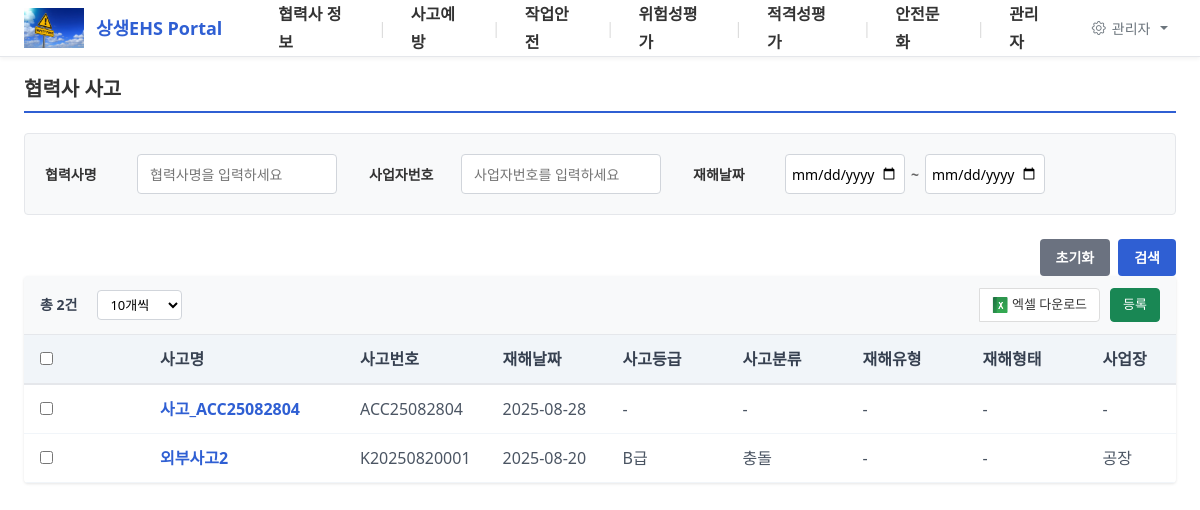
Screenshot of /partner-accident with the database file from the repository.
### tables this page shows
CREATE TABLE accidents_cache (
                id INTEGER PRIMARY KEY AUTOINCREMENT,
                business_number TEXT NOT NULL,
                accident_date TEXT,
                accident_type TEXT,
                accident_location TEXT,
                accident_description TEXT,
                injury_level TEXT,
                injured_count INTEGER,
                cause_analysis TEXT,
                preventive_measures TEXT,
                report_date TEXT,
                reporter_name TEXT,
                synced_at DATETIME DEFAULT CURRENT_TIMESTAMP, custom_data TEXT, accident_number TEXT, accident_name TEXT, accident_time TEXT, accident_datetime TEXT, accident_grade TEXT, injury_type TEXT, injury_form TEXT, workplace TEXT, building TEXT, floor TEXT, location_detail TEXT, day_of_week TEXT, responsible_company1 TEXT, responsible_company1_no TEXT, responsible_company2 TEXT, responsible_company2_no TEXT, is_deleted INTEGER DEFAULT 0, major_category TEXT, location_category TEXT,
                FOREIGN KEY (business_number) REFERENCES partners_cache (business_number)
            );

### app.py (the view)
@app.route("/partner-accident")
def partner_accident_route():
    return partner_accident()

### app.py (called while the page is built, shortened)
def get_db_connection(timeout=10.0):
    conn = sqlite3.connect(db_config.local_db_path, timeout=timeout)
    cursor = conn.cursor()
    cursor.execute("PRAGMA journal_mode=WAL")
    cursor.execute("PRAGMA busy_timeout=5000")
    cursor.execute("PRAGMA synchronous=NORMAL")
    return conn

def from_json_filter(value):
    try:
        return pyjson.loads(value) if value else []
    except:
        return []

def init_sample_data():
    conn = partner_manager.db_config.get_sqlite_connection()
    cursor = conn.cursor()
    try:
        cursor.execute("SELECT COUNT(*) FROM partners_cache")
        count = cursor.fetchone()[0]
        cursor.execute("PRAGMA table_info(partners_cache)")
        columns = [col[1] for col in cursor.fetchall()]
        if count > 0:
            conn.close()
            return
    except Exception as e:
        logging.warning(f"데이터 확인 중 오류: {e}")

@app.before_request
def before_request():
    if request.path != '/data-recovery':
        init_db()

@app.after_request
def add_header(response):
    response.headers['Cache-Control'] = 'no-cache, no-store, must-revalidate'
    response.headers['Pragma'] = 'no-cache'
    response.headers['Expires'] = '0'
    return response

### database_config.py (called while the page is built)
def execute_SQL(query):
    if not IQADB_AVAILABLE:
        raise Exception("IQADB_CONNECT310 모듈을 사용할 수 없습니다.")
    conn = iqadb1()
    try:
        with conn.cursor() as cur:
            cur.execute(query)
            data = cur.fetchall()
            col_names = [desc[0] for desc in cur.description]
            df = pd.DataFrame(data, columns=col_names)
            return df
    except Exception as e:
        print(f"[ERROR] execute_SQL 실행 중 오류: {e}")
        traceback.print_exc()
        raise e
    finally:
        conn.close()

    def get_sqlite_connection(self):
        return sqlite3.connect(self.local_db_path)

### templates/partner-accident.html (shortened to what this page needs)
{% extends "base.html" %}
{% from 'includes/table_controls.html' import render_table_controls %}
{% from 'includes/search_controls.html' import render_search_section, render_search_buttons %}
{% block content %}
<div class="page-header">
    <h2 class="page-title">협력사 사고</h2>
</div>
<div class="search-section">
    <form method="GET" class="search-form">
        <div class="search-fields">
            <div class="search-group">
                <label>협력사명</label>
                <input type="text" name="company_name" value="{{ request.args.get('company_name', '') }}" placeholder="협력사명을 입력하세요">
            </div>
            <div class="search-group">
                <label>사업자번호</label>
                <input type="text" name="business_number" value="{{ request.args.get('business_number', '') }}" placeholder="사업자번호를 입력하세요">
            </div>
            <div class="search-group range-group">
                <label>재해날짜</label>
                <div class="range-inputs">
                    <input type="date" name="accident_date_start" value="{{ request.args.get('accident_date_start', '') }}" placeholder="시작일">
                    <span class="range-separator">~</span>
                    <input type="date" name="accident_date_end" value="{{ request.args.get('accident_date_end', '') }}" placeholder="종료일">
                </div>
            </div>
        </div>
    </form>
</div>
{{ render_search_buttons() }}
<div class="table-section">
    {{ render_table_controls(total_count, show_excel=True, show_register=True) }}
    <div class="table-wrapper">
        <table class="data-table">
            <thead>
                <tr>
                    <th style="width: 40px;"><input type="checkbox" id="selectAll" onchange="toggleSelectAll()"></th>
                    <th class="fixed-col">사고명</th>
                    <th>사고번호</th>
                    <th>재해날짜</th>
                    <th>사고등급</th>
                    <th>사고분류</th>
                    <th>재해유형</th>
                    <th>재해형태</th>
                    <th>사업장</th>
                </tr>
            </thead>
            <tbody>
                {% for accident in accidents %}
                <tr>
                    <td style="width: 40px;">
                        <input type="checkbox" class="accident-checkbox" value="{{ accident.id }}" onchange="updateDeleteButton()">
                    </td>
                    <td class="fixed-col">
                        <a href="javascript:void(0)" class="company-link" onclick="openAccidentModal('{{ accident.id }}')">{{ accident.accident_name }}</a>
                    </td>
                    <td>{{ accident.accident_number }}</td>
                    <td>{{ accident.accident_date }}</td>
                    <td>{{ accident.accident_grade or '-' }}</td>
                    <td>{{ accident.accident_type or '-' }}</td>
                    <td>{{ accident.disaster_type or '-' }}</td>
                    <td>{{ accident.disaster_form or '-' }}</td>
                    <td>{{ accident.workplace or '-' }}</td>
                </tr>
                {% else %}
                <tr>
                    <td colspan="{{ 19 + dynamic_columns|length }}" class="no-data">검색 결과가 없습니다.</td>
                </tr>
                {% endfor %}
            </tbody>
        </table>
    </div>
</div>
{% endblock %}

### templates/base.html (shortened to what this page needs)
<!DOCTYPE html>
<html lang="ko">
<head>
    <link href="https://cdn.jsdelivr.net/npm/bootstrap@5.1.3/dist/css/bootstrap.min.css" rel="stylesheet">
    <link href="https://cdn.jsdelivr.net/npm/bootstrap-icons@1.8.1/font/bootstrap-icons.css" rel="stylesheet">
</head>
<body>
    <nav class="topbar">
      <div class="topbar-inner">
        <a class="brand" href="{{ url_for('index') }}">
          <img src="/static/logo-sample.png" alt="Logo" class="logo-img">
          상생EHS Portal
        </a>
        <ul class="nav-main" role="menubar" aria-label="메인 메뉴">
          {% set active_slug = (request.view_args.get('url') if request.view_args else '') %}
          {% for m in menu %}
          {% set is_active = false %}
          {% for sm in m.submenu %}
            {% if active_slug == sm.url %}
              {% set is_active = true %}
            {% endif %}
          {% endfor %}
          <li class="nav-item has-sub{% if is_active %} is-active{% endif %}">
            <a class="nav-link"
               href="#"
               role="menuitem"
               aria-haspopup="true"
               aria-expanded="false">{{ m.title }}</a>
          </li>
          {% if not loop.last %}
          <li class="sep" aria-hidden="true">|</li>
          {% endif %}
          {% endfor %}
        </ul>
        <div class="admin-tools">
          <div class="dropdown">
            <button class="btn btn-sm btn-outline-secondary dropdown-toggle" type="button" id="adminMenu" data-bs-toggle="dropdown" aria-expanded="false">
              <i class="bi bi-gear"></i> 관리자
            </button>
          </div>
        </div>
      </div>
    </nav>
    {% if request.endpoint != 'index' %}
    <div class="container">
    {% endif %}
    {% block content %}{% endblock %}
    {% if request.endpoint != 'index' %}
    </div>
    {% endif %}
</body>
</html>

### templates/includes/table_controls.html (shortened to what this page needs)
{% macro render_table_controls(total_count, show_excel=True, show_register=True, show_delete=True, register_callback='showRegisterModal()') %}
<div class="table-header">
    <div class="left-controls">
        <span class="total-count">총 {{ total_count }}건</span>
        <div class="per-page-selector">
            <select onchange="changePerPage(this.value)">
                <option value="10" {% if request.args.get('per_page', '10') == '10' %}selected{% endif %}>10개씩</option>
            </select>
        </div>
    </div>
    <div class="action-buttons">
        {% if show_excel %}
        <button class="btn btn-excel-download" onclick="exportToExcel()">
            <img src="/static/icons/excel-icon.png" style="vertical-align: middle;" width="16" height="16">
            엑셀 다운로드
        </button>
        {% endif %}
        {% if show_register %}
        <button class="btn btn-register" onclick="{{ register_callback }}">
            등록
        </button>
        {% endif %}
    </div>
</div>
{% endmacro %}

### templates/includes/search_controls.html (shortened to what this page needs)
{% macro render_search_buttons() %}
<div class="search-buttons">
    <button type="button" onclick="resetForm()" class="btn-reset">초기화</button>
    <button type="button" onclick="validateAndSubmitSearch()" class="btn-search">검색</button>
</div>
{% endmacro %}

### templates/base.html (style rules this page uses)
html, body { overflow-x: hidden; width: 100%; max-width: 100vw; }
.topbar { background: #ffffff; border-bottom: 1px solid #e5e7eb; box-shadow: 0 2px 4px rgba(0,0,0,0.05); z-index: 9999; position: relative; }
.topbar-inner { max-width: none; margin: 0; height: 56px; display: flex; align-items: center; gap: 16px; padding: 0 24px; justify-content: space-between; }
.admin-tools { margin-left: auto; }
.logo-img { height: 40px; width: auto; margin-right: 12px; }
.brand { color: #2f5fd3; font-weight: 600; text-decoration: none; font-size: 18px; margin-right: 24px; display: flex; align-items: center; }
.nav-main { list-style: none; display: flex; align-items: stretch; gap: 0; margin: 0; padding: 0; flex: 1; }
.nav-item { position: relative; }
.nav-link { color: #333; text-decoration: none; font-weight: 700; padding: 10px 16px; display: block; line-height: 28px; transition: color 0.2s ease; cursor: pointer; }
.sep { color: #ddd; align-self: center; padding: 0 8px; user-select: none; }
.container { max-width: none; margin: 20px 24px; padding: 0; width: calc(100% - 48px); box-sizing: border-box; }

### templates/partner-accident.html (style rules this page uses)
.page-header { background: #fff; margin-bottom: 20px; padding-bottom: 10px; border-bottom: 2px solid #2f5fd3; }
.page-title { color: #333; font-size: 20px; font-weight: 700; margin: 0; }
.search-section { background: #f8f9fa; padding: 20px; margin-bottom: 20px; border-radius: 4px; border: 1px solid #e5e7eb; }
.search-form { width: 100%; }
.search-fields { display: flex; gap: 32px; flex-wrap: wrap; }
.search-group { display: flex; align-items: center; gap: 12px; flex: 0 0 auto; }
.search-group label { font-weight: 600; color: #333; font-size: 14px; white-space: nowrap; width: 80px; flex-shrink: 0; text-align: left; }
.search-group input[type="text"], .search-group input[type="date"] { height: 40px; border: 1px solid #d1d5db; border-radius: 4px; font-size: 14px; box-sizing: border-box; width: 200px; padding: 0 12px; }
.range-group .range-inputs { display: flex; align-items: center; gap: 6px; width: 200px; flex-shrink: 0; height: 40px; }
.range-inputs input[type="date"] { width: 120px; height: 40px; padding: 0 6px; flex-shrink: 0; }
.range-separator { font-weight: 600; color: #666; flex-shrink: 0; font-size: 14px; }
.search-buttons { display: flex; gap: 8px; justify-content: flex-end; }
.table-section { background: white; border-radius: 4px; overflow: hidden; box-shadow: 0 1px 3px rgba(0,0,0,0.1); }
.table-header { padding: 12px 16px; background: #f8f9fa; border-bottom: 1px solid #e5e7eb; display: flex; justify-content: space-between; align-items: center; }
.left-controls { display: flex; align-items: center; gap: 15px; }
.action-buttons { display: flex; align-items: center; gap: 0; }
.action-buttons .btn { padding: 6px 12px; font-size: 13px; border: 1px solid #ddd; cursor: pointer; display: inline-flex; align-items: center; gap: 4px; transition: all 0.2s; background: white; color: #333; }
.btn-excel-download { border-radius: 0 4px 4px 0; margin-right: 10px; }
.btn-register { background-color: #198754 !important; color: white !important; border-color: #198754 !important; border-radius: 4px; }
.total-count { font-weight: 600; color: #374151; }
.per-page-selector { display: inline-flex; align-items: center; }
.per-page-selector select { padding: 4px 8px; border: 1px solid #d1d5db; border-radius: 4px; font-size: 13px; background: white; margin-left: 5px; }
.table-wrapper { overflow-x: auto; position: relative; }
.data-table { width: max-content; min-width: 100%; border-collapse: collapse; }
.data-table th { background: #f1f5f9; padding: 12px 16px; text-align: left; font-weight: 600; color: #374151; border-bottom: 2px solid #e5e7eb; white-space: nowrap; min-width: 120px; }
.data-table th.fixed-col { position: sticky; left: 0; z-index: 2; background: #f1f5f9; box-shadow: 2px 0 4px rgba(0,0,0,0.05); min-width: 200px; }
.data-table td { padding: 12px 16px; border-bottom: 1px solid #f1f5f9; color: #4b5563; white-space: nowrap; min-width: 120px; }
.data-table td.fixed-col { position: sticky; left: 0; z-index: 1; background: white; box-shadow: 2px 0 4px rgba(0,0,0,0.05); min-width: 200px; }
.company-link { color: #2f5fd3; text-decoration: none; font-weight: 600; }

### rows the page displays
accidents_cache: accident_name "사고_ACC25082804", accident_number "ACC25082804", accident_date "2025-08-28", accident_grade "-", accident_type "-", disaster_type "-", disaster_form "-", workplace "-"
accidents_cache: accident_name "외부사고2", accident_number "K20250820001", accident_date "2025-08-20", accident_grade "B급", accident_type "충돌", disaster_type "-", disaster_form "-", workplace "공장"

### other values shown
{{ m.title }} "협력사 정보" "사고예방" "작업안전" "위험성평가" "적격성평가" "안전문화" "관리자"
{{ total_count }} "2"
